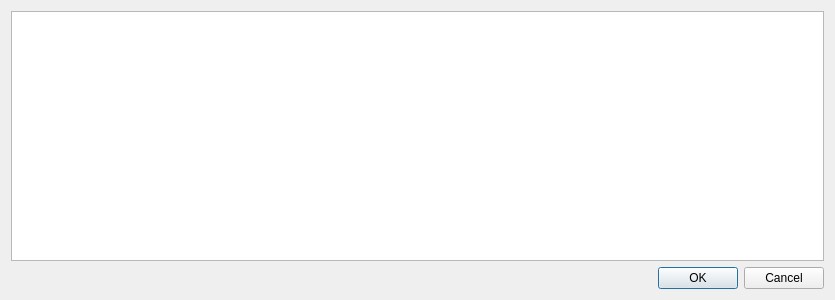
<?xml version="1.0" encoding="UTF-8"?>
<ui version="4.0">
 <class>SavedParametersDialog</class>
 <widget class="QDialog" name="SavedParametersDialog">
  <property name="windowModality">
   <enum>Qt::ApplicationModal</enum>
  </property>
  <property name="geometry">
   <rect>
    <x>0</x>
    <y>0</y>
    <width>835</width>
    <height>300</height>
   </rect>
  </property>
  <property name="windowTitle">
   <string>Saved Parameters</string>
  </property>
  <layout class="QGridLayout" name="gridLayout">
   <item row="0" column="0">
    <layout class="QVBoxLayout" name="verticalLayout">
     <item>
      <widget class="QTableView" name="tableView">
       <property name="editTriggers">
        <set>QAbstractItemView::NoEditTriggers</set>
       </property>
       <property name="selectionBehavior">
        <enum>QAbstractItemView::SelectRows</enum>
       </property>
       <attribute name="horizontalHeaderStretchLastSection">
        <bool>true</bool>
       </attribute>
      </widget>
     </item>
     <item>
      <layout class="QHBoxLayout" name="horizontalLayout">
       <item>
        <widget class="QDialogButtonBox" name="buttonBox">
         <property name="standardButtons">
          <set>QDialogButtonBox::Cancel|QDialogButtonBox::Ok</set>
         </property>
        </widget>
       </item>
      </layout>
     </item>
    </layout>
   </item>
  </layout>
 </widget>
 <resources>
  <include location="../../icons.qrc"/>
 </resources>
 <connections>
  <connection>
   <sender>buttonBox</sender>
   <signal>accepted()</signal>
   <receiver>SavedParametersDialog</receiver>
   <slot>accept()</slot>
   <hints>
    <hint type="sourcelabel">
     <x>689</x>
     <y>278</y>
    </hint>
    <hint type="destinationlabel">
     <x>586</x>
     <y>1</y>
    </hint>
   </hints>
  </connection>
  <connection>
   <sender>buttonBox</sender>
   <signal>rejected()</signal>
   <receiver>SavedParametersDialog</receiver>
   <slot>reject()</slot>
   <hints>
    <hint type="sourcelabel">
     <x>762</x>
     <y>283</y>
    </hint>
    <hint type="destinationlabel">
     <x>721</x>
     <y>-2</y>
    </hint>
   </hints>
  </connection>
  <connection>
   <sender>tableView</sender>
   <signal>doubleClicked(QModelIndex)</signal>
   <receiver>SavedParametersDialog</receiver>
   <slot>accept()</slot>
   <hints>
    <hint type="sourcelabel">
     <x>417</x>
     <y>134</y>
    </hint>
    <hint type="destinationlabel">
     <x>417</x>
     <y>149</y>
    </hint>
   </hints>
  </connection>
 </connections>
</ui>
